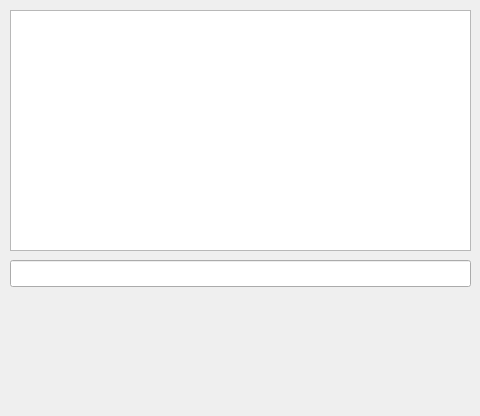
<?xml version="1.0" encoding="UTF-8"?>
<ui version="4.0">
 <class>MainWindow</class>
 <widget class="QMainWindow" name="MainWindow">
  <property name="geometry">
   <rect>
    <x>0</x>
    <y>0</y>
    <width>480</width>
    <height>416</height>
   </rect>
  </property>
  <property name="sizePolicy">
   <sizepolicy hsizetype="MinimumExpanding" vsizetype="MinimumExpanding">
    <horstretch>0</horstretch>
    <verstretch>0</verstretch>
   </sizepolicy>
  </property>
  <property name="minimumSize">
   <size>
    <width>480</width>
    <height>416</height>
   </size>
  </property>
  <property name="windowTitle">
   <string>MainWindow</string>
  </property>
  <widget class="QWidget" name="centralWidget">
   <widget class="QPlainTextEdit" name="chatTextEdit">
    <property name="geometry">
     <rect>
      <x>10</x>
      <y>10</y>
      <width>461</width>
      <height>241</height>
     </rect>
    </property>
   </widget>
   <widget class="QLineEdit" name="lineEdit">
    <property name="geometry">
     <rect>
      <x>10</x>
      <y>260</y>
      <width>461</width>
      <height>27</height>
     </rect>
    </property>
   </widget>
  </widget>
  <widget class="QMenuBar" name="menuBar">
   <property name="geometry">
    <rect>
     <x>0</x>
     <y>0</y>
     <width>480</width>
     <height>25</height>
    </rect>
   </property>
  </widget>
 </widget>
 <layoutdefault spacing="6" margin="11"/>
 <resources/>
 <connections/>
</ui>
